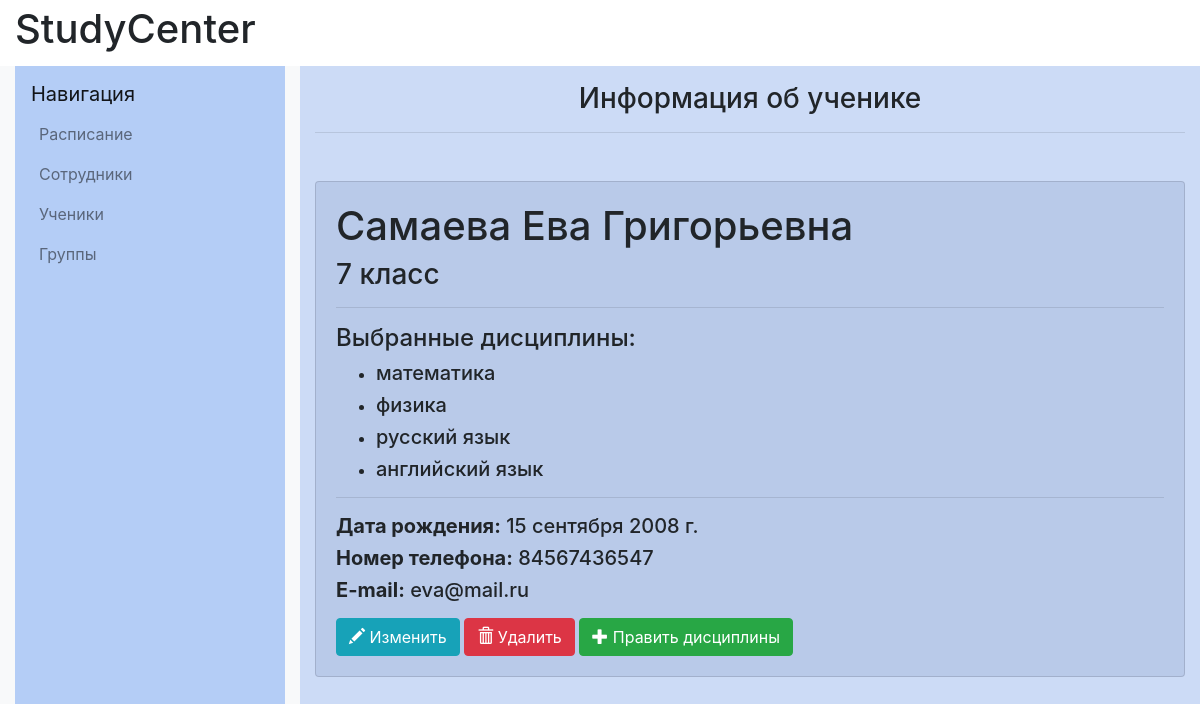
/students/4/, run on the app's committed database.
### catalog/models.py (models this page shows, shortened)
class Student(models.Model):
    firstname=models.CharField(max_length=20, verbose_name="Имя")
    lastname=models.CharField(max_length=20, verbose_name="Фамилия")
    fathername=models.CharField(max_length=20, verbose_name="Отчество")
    date_of_birth=models.DateField(verbose_name="Дата рождения")
    grade=models.IntegerField(validators=[
            MaxValueValidator(11),
            MinValueValidator(1)
        ], verbose_name="Класс")
    phone_number=models.CharField(max_length=11,validators=[MinLengthValidator(11)], verbose_name="Номер телефона")
    email=models.EmailField(verbose_name="E-mail")
    objects=models.Manager()
    DoesNotExist = models.Manager
    def __str__(self):
        return f"{self.lastname} {self.firstname}"
    __str__.short_description = 'Ученик'

class Subject(models.Model):
    name=models.CharField(max_length=100)
    objects=models.Manager()
    def __str__(self):
        return self.name

### catalog/views.py (the view)
# urls.py: path('students/<int:pk>/', views.student_detail, name='student_detail'),
def student_detail(request, pk):
    student = get_object_or_404(Student, pk=pk)
    student_subjects, created = Student_Subjects.objects.get_or_create(student=student)
    return render(request, 'student/student_details.html', {'student': student, 'subject': student_subjects})

### catalog/templates/student/student_details.html (shortened to what this page needs)
{% extends "base_generic.html" %}
{% block content%}
            <div class="col-md-8 col-lg-9 content-container" style="background-color: #ccdbf6">
                <h1 class="h3 text-center mt-3">Информация об ученике</h1>
                <hr class="mb-5">
                <section>
                    <div class="student card mt-5" style="background-color: rgba(156,173,213,0.38);">
                        <div class="card-body">
                            <h1>{{ student.lastname }} {{ student.firstname }} {{ student.fathername }}</h1>
                            <h3>{{ student.grade }} класс</h3>
                            <hr>
                            <h4>Выбранные дисциплины:</h4>
                            <ul>
                                {% for subject in subject.subjects.all %}
                                <li><h5>{{ subject }}</h5></li>
                                {% endfor %}
                            </ul>
                            <hr>
                            <h5><strong>Дата рождения:</strong> {{ student.date_of_birth }}</h5>
                            <h5><strong>Номер телефона:</strong> {{ student.phone_number }}</h5>
                            <h5><strong>E-mail:</strong> {{ student.email }}</h5>
                            <div class="mt-3">
                                <a class="btn btn-info" href="{% url 'student_edit' pk=student.pk %}">
                                    <span class="glyphicon glyphicon-pencil"></span> Изменить
                                </a>
                                <a class="btn btn-danger" href="{% url 'student_delete' pk=student.pk %}">
                                    <span class="glyphicon glyphicon-trash"></span> Удалить
                                </a>
                                <a class="btn btn-success" href="{% url 'add_subject_to_student' pk=student.pk %}">
                                    <span class="glyphicon glyphicon-plus"></span> Править дисциплины
                                </a>
                            </div>
                        </div>
                    </div>
                </section>
            </div>
{% endblock content %}

### data on the page
Student: lastname "Самаева", firstname "Ева", fathername "Григорьевна", grade "7", date_of_birth "15 сентября 2008 г.", phone_number "84567436547", email "eva@mail.ru"
Subject: name "математика"
Subject: name "физика"
Subject: name "русский язык"
Subject: name "английский язык"
